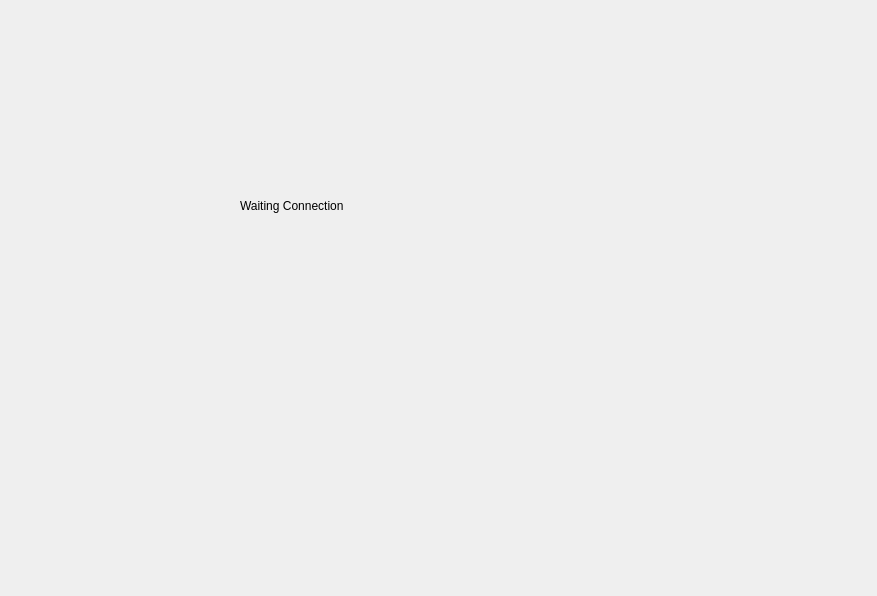
<?xml version="1.0" encoding="UTF-8"?>
<ui version="4.0">
 <class>Server</class>
 <widget class="QDialog" name="Server">
  <property name="geometry">
   <rect>
    <x>0</x>
    <y>0</y>
    <width>877</width>
    <height>596</height>
   </rect>
  </property>
  <property name="windowTitle">
   <string>Server</string>
  </property>
  <widget class="QLabel" name="label">
   <property name="geometry">
    <rect>
     <x>240</x>
     <y>190</y>
     <width>231</width>
     <height>31</height>
    </rect>
   </property>
   <property name="text">
    <string>Waiting Connection</string>
   </property>
  </widget>
 </widget>
 <layoutdefault spacing="6" margin="11"/>
 <resources/>
 <connections/>
</ui>
